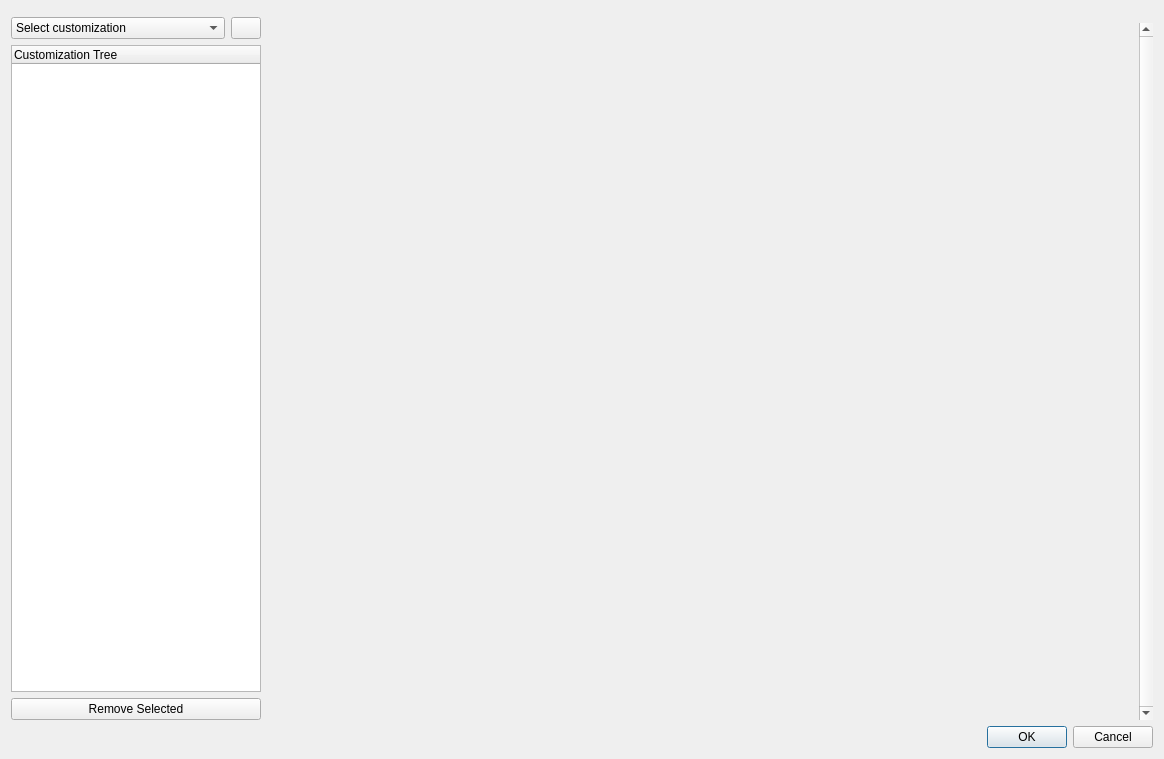
<?xml version="1.0" encoding="UTF-8"?>
<ui version="4.0">
 <class>createDatabaseCustomization</class>
 <widget class="QDialog" name="createDatabaseCustomization">
  <property name="geometry">
   <rect>
    <x>0</x>
    <y>0</y>
    <width>1164</width>
    <height>759</height>
   </rect>
  </property>
  <property name="windowTitle">
   <string>Create Database Customization</string>
  </property>
  <layout class="QGridLayout" name="gridLayout">
   <item row="0" column="0" colspan="2">
    <widget class="ConnectionWidget" name="connectionWidget" native="true"/>
   </item>
   <item row="1" column="0" rowspan="2">
    <layout class="QVBoxLayout" name="verticalLayout_4">
     <item>
      <layout class="QHBoxLayout" name="horizontalLayout">
       <item>
        <widget class="QComboBox" name="customizationSelectionComboBox">
         <item>
          <property name="text">
           <string>Select customization</string>
          </property>
         </item>
        </widget>
       </item>
       <item>
        <widget class="QPushButton" name="addAttributePushButton">
         <property name="sizePolicy">
          <sizepolicy hsizetype="Fixed" vsizetype="Fixed">
           <horstretch>0</horstretch>
           <verstretch>0</verstretch>
          </sizepolicy>
         </property>
         <property name="maximumSize">
          <size>
           <width>30</width>
           <height>25</height>
          </size>
         </property>
         <property name="text">
          <string/>
         </property>
         <property name="icon">
          <iconset resource="../resources.qrc">
           <normaloff>:/plugins/DsgTools/icons/plus.png</normaloff>:/plugins/DsgTools/icons/plus.png</iconset>
         </property>
        </widget>
       </item>
      </layout>
     </item>
     <item>
      <widget class="QTreeWidget" name="customizationTreeWidget">
       <property name="sizePolicy">
        <sizepolicy hsizetype="Maximum" vsizetype="Expanding">
         <horstretch>0</horstretch>
         <verstretch>0</verstretch>
        </sizepolicy>
       </property>
       <property name="maximumSize">
        <size>
         <width>250</width>
         <height>16777215</height>
        </size>
       </property>
       <column>
        <property name="text">
         <string>Customization Tree</string>
        </property>
       </column>
      </widget>
     </item>
     <item>
      <widget class="QPushButton" name="removeSelectedPushButton">
       <property name="text">
        <string>Remove Selected</string>
       </property>
       <property name="icon">
        <iconset resource="../resources.qrc">
         <normaloff>:/plugins/DsgTools/icons/remove.png</normaloff>:/plugins/DsgTools/icons/remove.png</iconset>
       </property>
      </widget>
     </item>
    </layout>
   </item>
   <item row="1" column="1">
    <widget class="SelectFileWidget" name="selectFileWidget" native="true"/>
   </item>
   <item row="2" column="1">
    <widget class="QScrollArea" name="scrollArea">
     <property name="sizePolicy">
      <sizepolicy hsizetype="MinimumExpanding" vsizetype="MinimumExpanding">
       <horstretch>0</horstretch>
       <verstretch>0</verstretch>
      </sizepolicy>
     </property>
     <property name="minimumSize">
      <size>
       <width>260</width>
       <height>500</height>
      </size>
     </property>
     <property name="frameShape">
      <enum>QFrame::NoFrame</enum>
     </property>
     <property name="verticalScrollBarPolicy">
      <enum>Qt::ScrollBarAlwaysOn</enum>
     </property>
     <property name="widgetResizable">
      <bool>true</bool>
     </property>
     <widget class="QWidget" name="scrollAreaWidgetContents">
      <property name="geometry">
       <rect>
        <x>0</x>
        <y>0</y>
        <width>883</width>
        <height>694</height>
       </rect>
      </property>
      <layout class="QVBoxLayout" name="verticalLayout_2">
       <item>
        <layout class="QVBoxLayout" name="scrollAreaLayout">
         <property name="sizeConstraint">
          <enum>QLayout::SetNoConstraint</enum>
         </property>
        </layout>
       </item>
      </layout>
     </widget>
    </widget>
   </item>
   <item row="3" column="1">
    <widget class="QDialogButtonBox" name="buttonBox">
     <property name="orientation">
      <enum>Qt::Horizontal</enum>
     </property>
     <property name="standardButtons">
      <set>QDialogButtonBox::Cancel|QDialogButtonBox::Ok</set>
     </property>
    </widget>
   </item>
  </layout>
 </widget>
 <customwidgets>
  <customwidget>
   <class>ConnectionWidget</class>
   <extends>QWidget</extends>
   <header>DsgTools.CustomWidgets.connectionWidget.h</header>
   <container>1</container>
  </customwidget>
  <customwidget>
   <class>SelectFileWidget</class>
   <extends>QWidget</extends>
   <header>DsgTools.CustomWidgets.selectFileWidget.h</header>
   <container>1</container>
  </customwidget>
 </customwidgets>
 <resources>
  <include location="../resources.qrc"/>
 </resources>
 <connections>
  <connection>
   <sender>buttonBox</sender>
   <signal>accepted()</signal>
   <receiver>createDatabaseCustomization</receiver>
   <slot>accept()</slot>
   <hints>
    <hint type="sourcelabel">
     <x>248</x>
     <y>254</y>
    </hint>
    <hint type="destinationlabel">
     <x>157</x>
     <y>274</y>
    </hint>
   </hints>
  </connection>
  <connection>
   <sender>buttonBox</sender>
   <signal>rejected()</signal>
   <receiver>createDatabaseCustomization</receiver>
   <slot>reject()</slot>
   <hints>
    <hint type="sourcelabel">
     <x>316</x>
     <y>260</y>
    </hint>
    <hint type="destinationlabel">
     <x>286</x>
     <y>274</y>
    </hint>
   </hints>
  </connection>
 </connections>
</ui>
